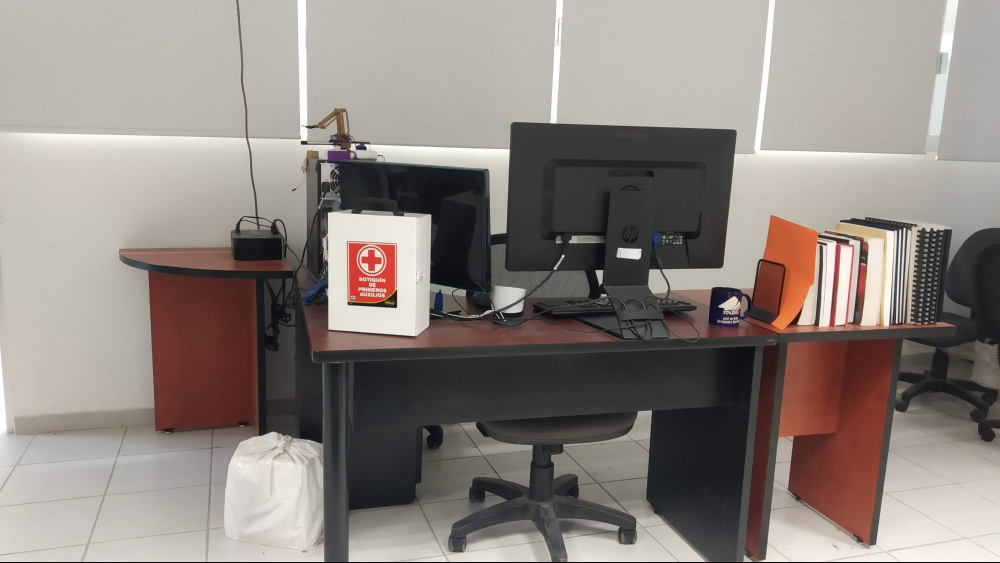
#> input picture Practica9: Descriptores/python/I1.jpg, 4000 x 2250 px (shown at 1/4 size)
$ jupyter execute 'Práctica9.ipynb'   (shell and % lines are left out)
#> lines starting #> are read from the running program, lines starting #| are printed output that depends on the picture; long printed decimals are rounded
<a href="https://colab.research.google.com/github/Jegovila/cursoVR/blob/main/Practica9%3A%20Descriptores/python/Pr%C3%A1ctica9.ipynb" target="_parent"></a>

[cell 1]
import cv2
import matplotlib.pyplot as plt
from google.colab.patches import cv2_imshow

# Parte 1

[cell 2]
I1 = cv2.imread("I1.jpg")
#> I1 is the input picture: shape (2250, 4000, 3); mean B, G, R 127.5, 132.6, 141.5
I2 = cv2.imread("I2.jpg")
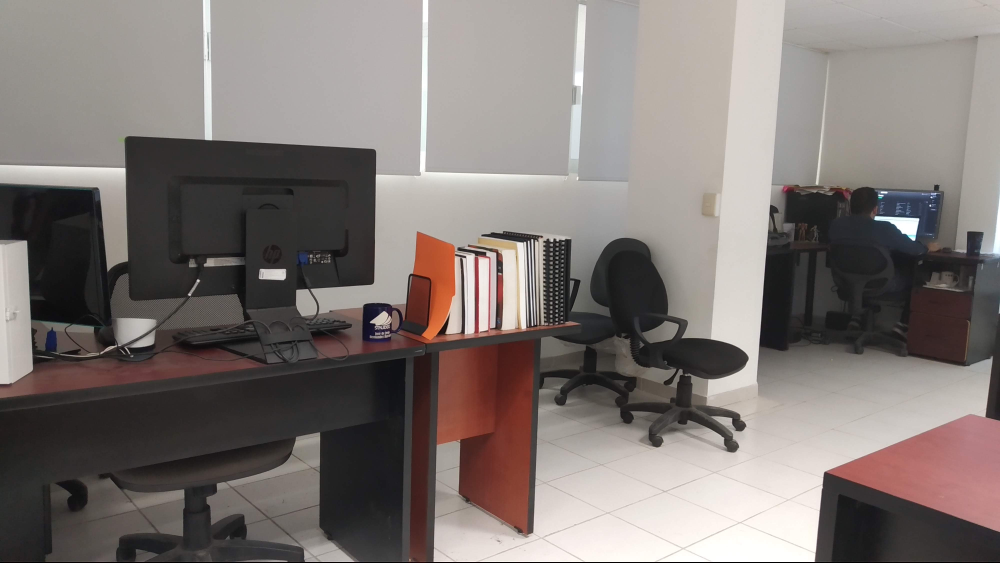
#> input picture Practica9: Descriptores/python/I2.jpg, 4000 x 2250 px (shown at 1/4 size)
#> I2 is the input picture: shape (2250, 4000, 3); mean B, G, R 116, 119.2, 127.1

I1 = cv2.resize(I1, (0,0), fx=0.2, fy=0.2)
#> I1: shape (450, 800, 3)
I2 = cv2.resize(I2, (0,0), fx=0.2, fy=0.2)
#> I2: shape (450, 800, 3)

fig, prev = plt.subplots(1, 2, figsize=(10,7))
fig.tight_layout()
plt.clf()

plt.subplot(1,2,1)
plt.imshow(cv2.cvtColor(I1, cv2.COLOR_BGR2RGB))
plt.subplot(1,2,2)
plt.imshow(cv2.cvtColor(I2, cv2.COLOR_BGR2RGB))
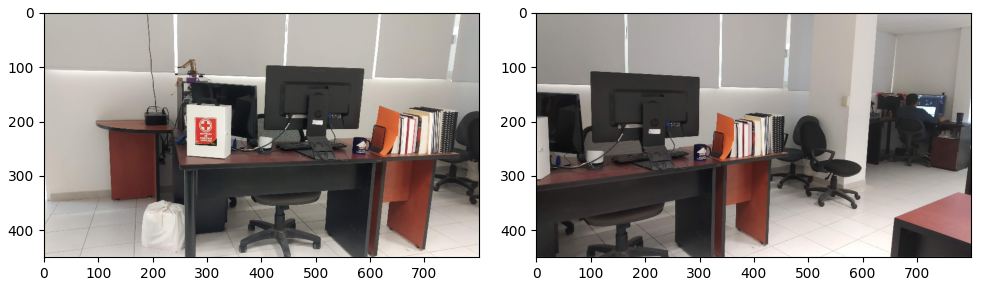
#> figure drawn by matplotlib, 2 panels

Elegir el algoritmo descriptor

[cell 3]
descriptor = cv2.SIFT_create()
#descriptor = cv2.xfeatures2d.SURF_create()
#descriptor = cv2.ORB_create()
#descriptor = cv2.AKAZE_create()

Extraer puntos de interés y calcular sus vectores descriptores

[cell 4]
kpts1, desc1 = descriptor.detectAndCompute(I1, None)
#> kpts1 = 569 keypoints; strongest (x, y, size): (243, 114, 2.6), (507, 203, 7), (584, 244, 7.9), (479, 219, 4.4)
kpts2, desc2 = descriptor.detectAndCompute(I2, None)
#> kpts2 = 508 keypoints; strongest (x, y, size): (726, 181, 11.1), (701, 174, 2.4), (222, 219, 7.9), (730, 191, 2.4)

print("Keypoints en imagen 1: ", len(kpts1))
#| Keypoints en imagen 1:  569
print(desc1.shape[0], " descriptores en imagen 1, de tamaño: ", desc1.shape[1])
#| 569  descriptores en imagen 1, de tamaño:  128

print("Keypoints en imagen 2: ", len(kpts2))
#| Keypoints en imagen 2:  508
print(desc2.shape[0], " descriptores en imagen 2, de tamaño: ", desc2.shape[1])
#| 508  descriptores en imagen 2, de tamaño:  128

Hacer matches

[cell 5]
bf = cv2.BFMatcher(cv2.NORM_L1, crossCheck=True)
matches = bf.match(desc1, desc2)
#> matches = 208 matches

Ordenarlos por distancia y mostrar con drawMatches los mejores

ej. matches[:10].

[cell 6]
matches = sorted(matches, key=lambda x: x.distance)

[cell 7]
corr = 0
print("Hay ",len(matches), "matches")
#| Hay  208 matches
print("El match ", corr, " está conformado por los keyponts -> kpts1: ", matches[corr].queryIdx, " y ", matches[corr].trainIdx )
#| El match  0  está conformado por los keyponts -> kpts1:  457  y  272
print("El keypoint ", matches[corr].queryIdx, " de la imagen 1 con coordenadas Kpts1: ", kpts1[matches[corr].queryIdx].pt)
#| El keypoint  457  de la imagen 1 con coordenadas Kpts1:  (694.891, 256.169)
print("corresponde al keypoint ", matches[corr].trainIdx, " de la imagen 2 con coordenadas Kpts2: ", kpts2[matches[corr].trainIdx].pt)
#| corresponde al keypoint  272  de la imagen 2 con coordenadas Kpts2:  (406.403, 260.334)

Desplegar resultados

[cell 8]
I3 = cv2.drawMatches(I1, kpts1, I2, kpts2, matches[:20], None, flags=cv2.DrawMatchesFlags_NOT_DRAW_SINGLE_POINTS)
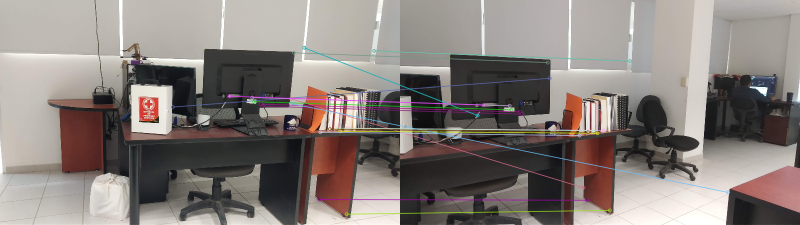
#> I3: shape (450, 1600, 3) (shown at 1/2 size); mean B, G, R 122.9, 126.8, 135
cv2_imshow(I3)

# Parte 2: Imagen panorámica

[cell 9]
from imutils import paths
import numpy as np
import matplotlib.pyplot as plt

## Función para mostrar las imágenes

[cell 10]
def plot_images(*imgs, figsize=(10,5), hide_ticks=False):
    '''Display one or multiple images.'''
    f = plt.figure(figsize=figsize)
    width = np.ceil(np.sqrt(len(imgs))).astype('int')
    height = np.ceil(len(imgs) / width).astype('int')
    for i, img in enumerate(imgs, 1):
        ax = f.add_subplot(height, width, i)
        if hide_ticks:
            ax.axis('off')
        ax.imshow(cv2.cvtColor(img, cv2.COLOR_BGR2RGB))

## Inicialización

[cell 11]
imagePaths = sorted(list(paths.list_images("./")))
images = []
images_gray = []
kpts = []
desc = []

akaze = cv2.AKAZE_create()
bf = cv2.BFMatcher(cv2.NORM_HAMMING, crossCheck=True)

[cell 12]
for imagePath in imagePaths:
    image = cv2.imread(imagePath)

    scale_percent = 20  # Reducir a este porcentaje
    width = int(image.shape[1] * scale_percent / 100)
#> width = 800
    height = int(image.shape[0] * scale_percent / 100)
#> height = 450
    image = cv2.resize(image, (width, height), interpolation=cv2.INTER_AREA)

    images.append(image)

    keypoints, features = akaze.detectAndCompute(image, None)
#> keypoints = 651 keypoints; strongest (x, y, size): (406, 238, 16.1), (503, 202, 11.4), (507, 203, 8.1), (328, 186, 22.8)
#> pass 3 of the loop `for imagePath in imagePaths:`:
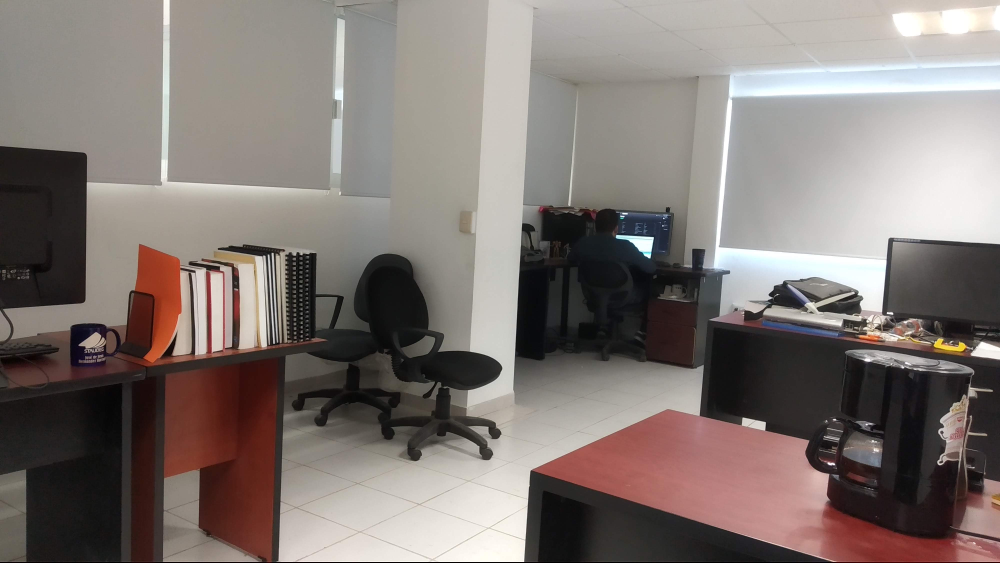
#> input picture Practica9: Descriptores/python/I3.jpg, 4000 x 2250 px (shown at 1/4 size)
#> image is the input picture: shape (2250, 4000, 3); mean B, G, R 115.6, 119.7, 129.1
#> `image = cv2.resize(image, (width, height), interpolation=cv2.INTER_AREA)`:
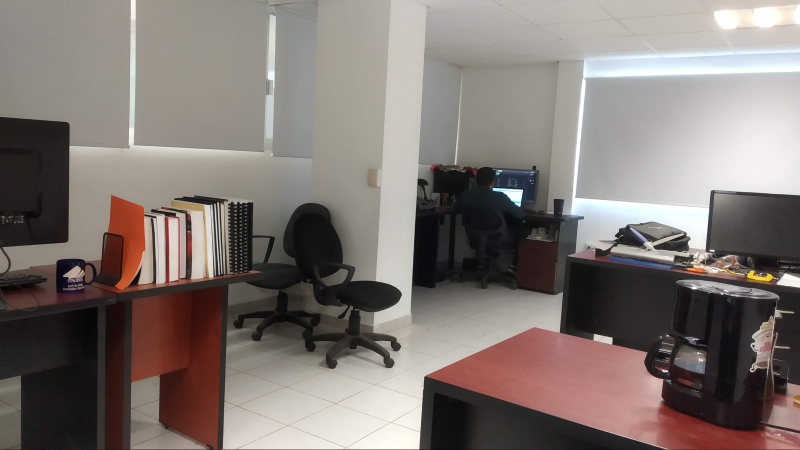
#> image: shape (450, 800, 3); mean B, G, R 115.6, 119.7, 129.1
#> keypoints = 613 keypoints; strongest (x, y, size): (515, 195, 11.4), (516, 195, 8.1), (627, 235, 16.1), (388, 295, 16.1)
    kpts.append(keypoints)
    desc.append(features)
plot_images(images[0], images[1])
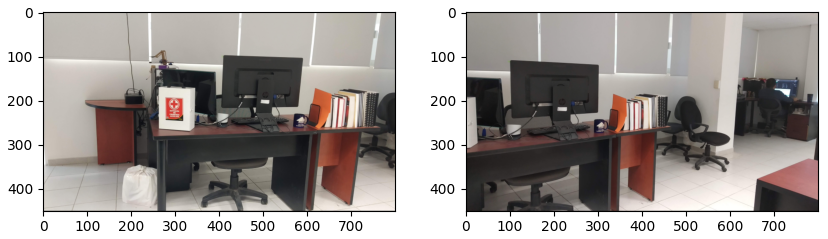
#> figure drawn by matplotlib, 2 panels

[cell 13]
matches = bf.match(desc[0], desc[1])
#> matches = 275 matches
matches = sorted(matches, key=lambda x: x.distance)

keypoints_drawn_left = cv2.drawKeypoints(images[0], kpts[0], None, color=(0, 0, 255))
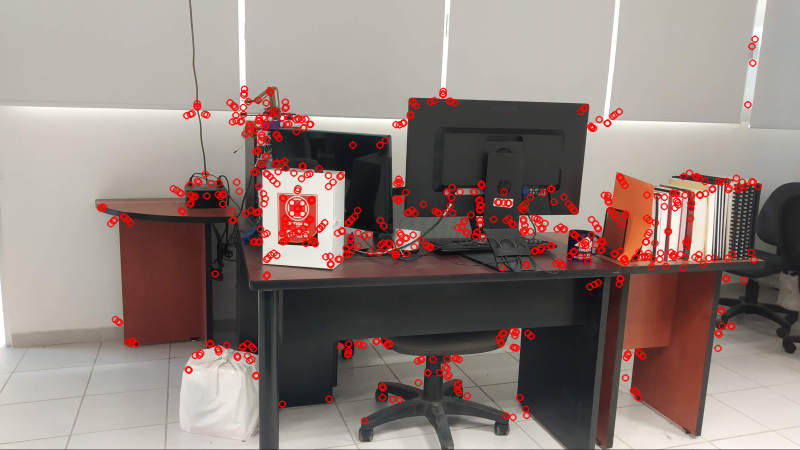
#> keypoints_drawn_left: shape (450, 800, 3); mean of channels 0, 1, 2 123.8, 128.8, 145.8; drawn as B, G, R
keypoints_drawn_right = cv2.drawKeypoints(images[1], kpts[1], None, color=(0, 0, 255))

plot_images(images[0], keypoints_drawn_left, images[1], keypoints_drawn_right)
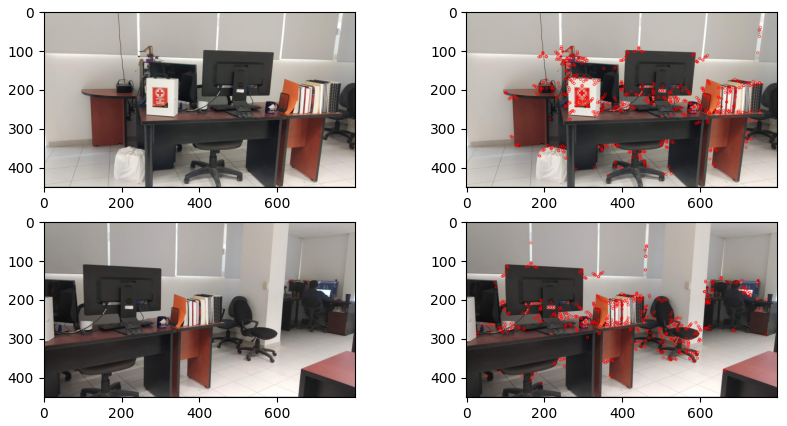
#> figure drawn by matplotlib, 4 panels

[cell 14]
matches_drawn = cv2.drawMatches(images[0], kpts[0], images[1], kpts[1], matches[:100], None, matchColor=(0,0,255), flags=cv2.DRAW_MATCHES_FLAGS_NOT_DRAW_SINGLE_POINTS)
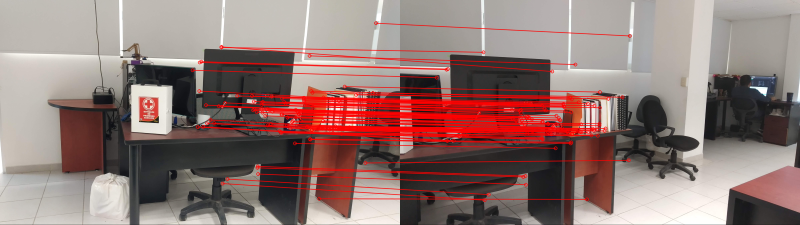
#> matches_drawn: shape (450, 1600, 3) (shown at 1/2 size); mean of channels 0, 1, 2 115.7, 119.5, 144.9; drawn as B, G, R
plot_images(matches_drawn)

[cell 15]
left_pts = []
right_pts = []
for m in matches[:100]:
    l = kpts[0][m.queryIdx].pt
    r = kpts[1][m.trainIdx].pt
    left_pts.append(l)
    right_pts.append(r)
#> this loop made 100 passes
#> (l, r) on passes 1 to 12: ((558.9, 262), (282.9, 275.3)), ((454.6, 357.7), (177.1, 388.8)), ((574.5, 234.9), (295.9, 247.7)), ((522.8, 209.6), (240.8, 225.8)), ((573.7, 250.6), (295.4, 263.3)), ((561.3, 263.7), (284.3, 277.1)), ((610, 209.6), (330.7, 221.4)), ((562, 265.1), (284.8, 278.3)), ((597.1, 227.4), (318.7, 239.3)), ((570.9, 206.7), (291.3, 220.1)), ((563.5, 196.6), (283.4, 210.4)), ((525, 203.2), (241.2, 219.3))
#> after the loop, left_pts = 100 pairs, first value 384.7 to 751.6, second value 45.95 to 397.1; right_pts = 100 pairs, first value 72.9 to 459.2, second value 71.43 to 399.9

[cell 16]
M, _ = cv2.findHomography(np.float32(right_pts), np.float32(left_pts))
#> M = [[0.477, 0.0273, 326], [-0.0845, 0.854, 7.55], [-0.000612, 3.73e-05, 1]]
dim_x = images[0].shape[1] + images[1].shape[1]
#> dim_x = 1600
dim_y = max(images[0].shape[0]+100, images[1].shape[0]+100)
#> dim_y = 550
dim = (dim_x, dim_y)
#> dim = (1600, 550)

[cell 17]
warped = cv2.warpPerspective(images[1], M, dim)
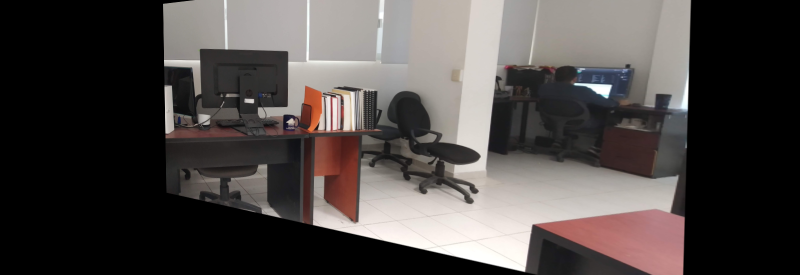
#> warped: shape (550, 1600, 3) (shown at 1/2 size); mean of channels 0, 1, 2 70.2, 72, 77.3; drawn as B, G, R
plot_images(warped)
comb = warped.copy()
# combinar las dos imagenes
comb[0:images[0].shape[0],0:images[0].shape[1]] = images[0]
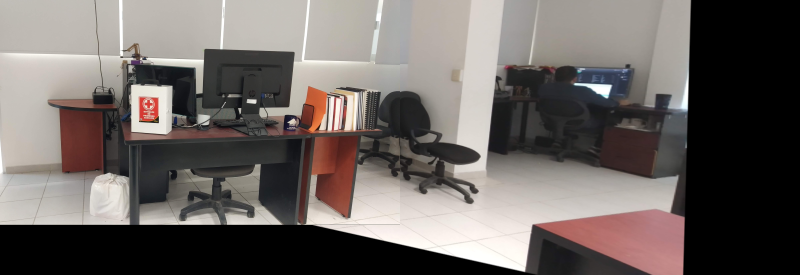
#> comb: shape (550, 1600, 3) (shown at 1/2 size); mean of channels 0, 1, 2 98.3, 101.4, 108.1; drawn as B, G, R
# crop
r_crop = 1300
comb = comb[:, :r_crop]
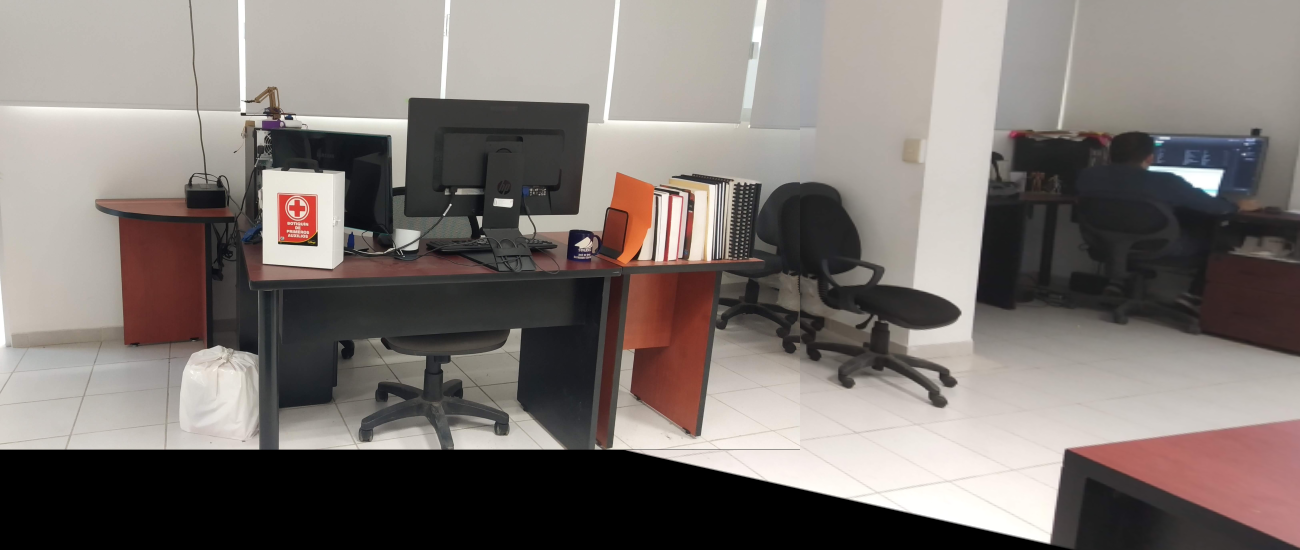
#> comb: shape (550, 1300, 3); mean of channels 0, 1, 2 113.7, 117.5, 124.9; drawn as B, G, R
plot_images(comb)
